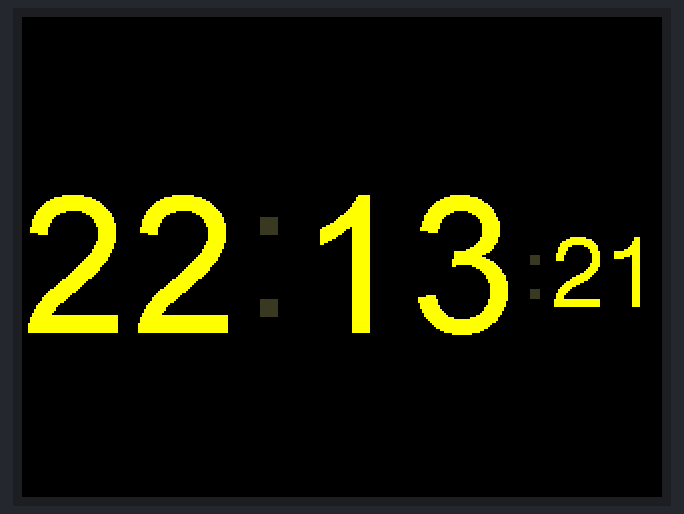
Recording of a sketch running on a simulated ESP32. Parts: 320×240 colour display.

Above: at 1.3 s.
At 5.3 s:
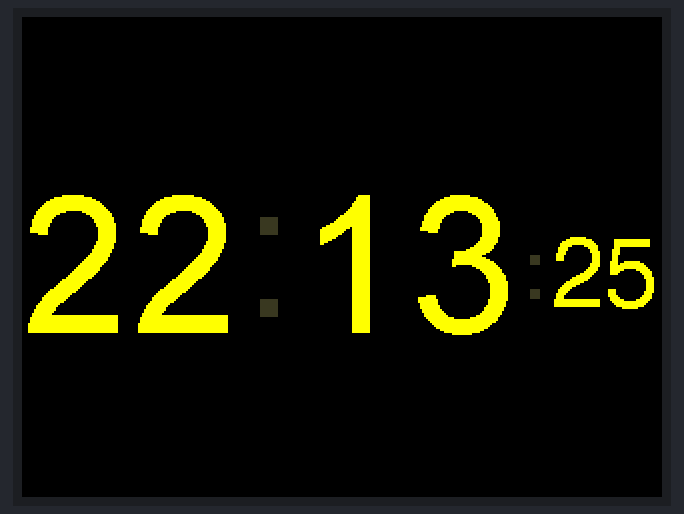
At 10.3 s:
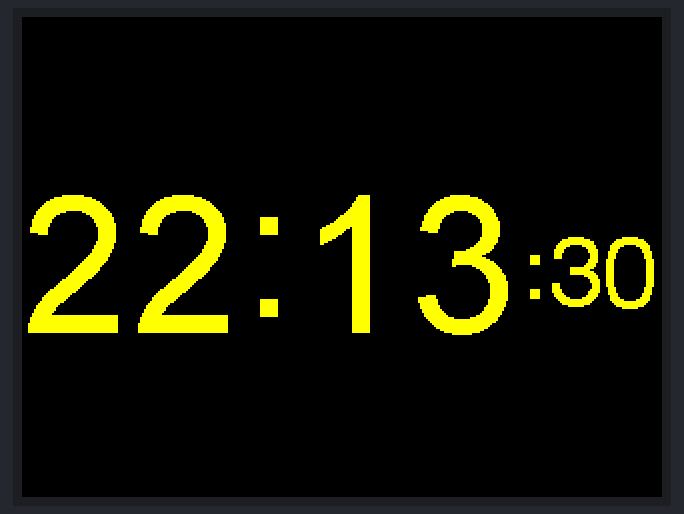
At 19.3 s:
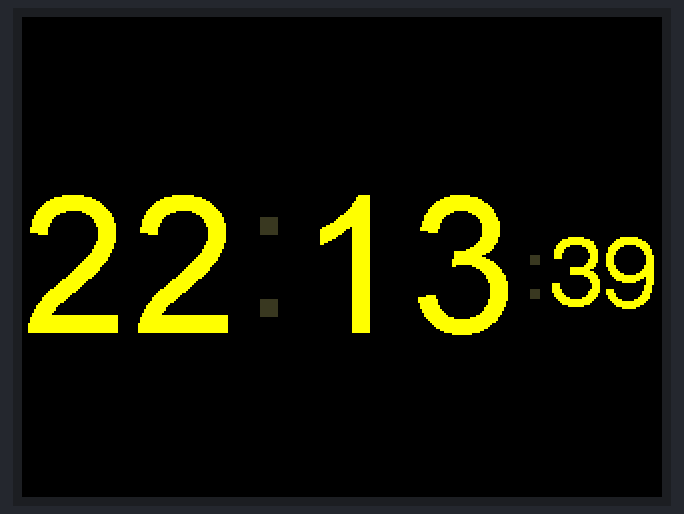
At 28.3 s:
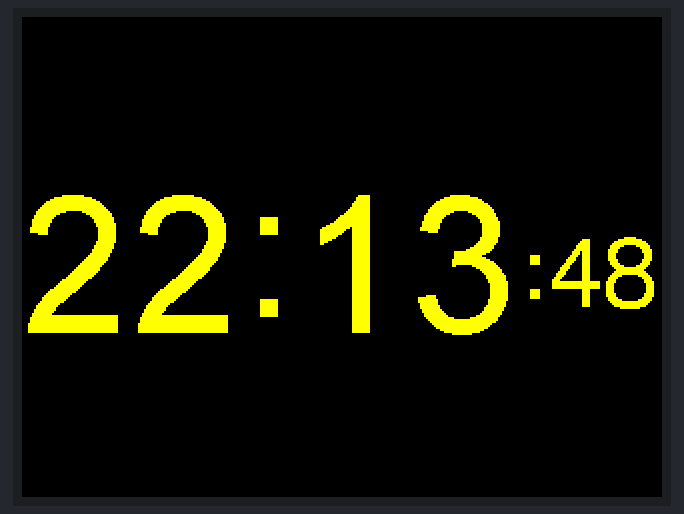
At 38.3 s:
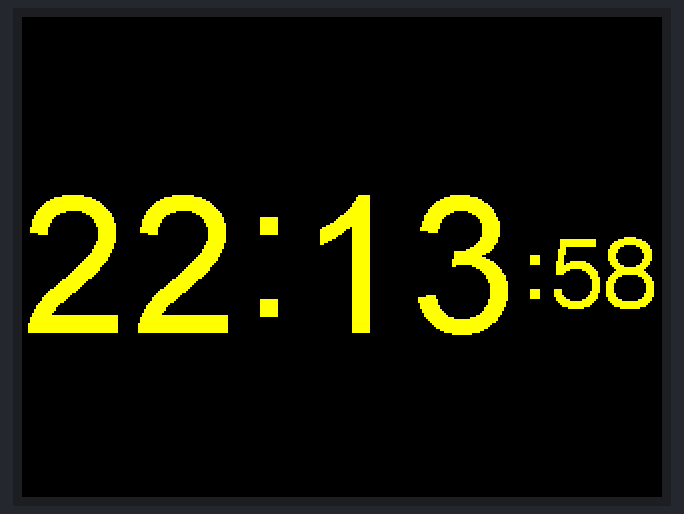

The sketch:

4task2.ino
```cpp
#include <M5Stack.h>


#define TFT_GREY 0x5AEB


uint32_t targetTime = 0;                    // for next 1 second timeout


static uint8_t conv2d(const char* p); // Forward declaration needed for IDE 1.6.x


uint8_t hh = conv2d(__TIME__), mm = conv2d(__TIME__ + 3);
uint8_t ss = conv2d(__TIME__ + 6); // Get H, M, S from compile time


byte omm = 99, oss = 99;
byte xcolon = 0, xsecs = 0;
unsigned int colour = 0;


void setup() {
  //Serial.begin(115200);
  M5.begin();
  // M5.Lcd.setRotation(1);
  M5.Lcd.fillScreen(TFT_BLACK);


  M5.Lcd.setTextSize(1);
  M5.Lcd.setTextColor(TFT_YELLOW, TFT_BLACK);


  targetTime = millis() + 1000;
}


void loop() {
  if (targetTime < millis()) {
    // Set next update for 1 second later
    targetTime = millis() + 1000;


    // Adjust the time values by adding 1 second
    ss++;              // Advance second
    if (ss == 60) {    // Check for roll-over
      ss = 0;          // Reset seconds to zero
      omm = mm;        // Save last minute time for display update
      mm++;            // Advance minute
      if (mm > 59) {   // Check for roll-over
        mm = 0;
        hh++;          // Advance hour
        if (hh > 23) { // Check for 24hr roll-over (could roll-over on13)
          hh = 0;      // 0 for 24 hour clock, set to 1 for 12 hour clock
        }
      }
    }


    //Update digital time
    int xpos = 0;
    int ypos = 85; // Top left corner to clock text, about half way down
    int ysecs = ypos + 24;


    if (omm != mm) { // Redraw hours and minutes time every minute
      omm = mm;
      // Draw hours and minutes
      // Add hours leading zero for 24 hr clock
      if (hh < 10) xpos += M5.Lcd.drawChar('0', xpos, ypos, 8);
      xpos += M5.Lcd.drawNumber(hh, xpos, ypos, 8);             // Draw hours
      xcolon = xpos; // Save colon coord for later to flash on/off later
      xpos += M5.Lcd.drawChar(':', xpos, ypos - 8, 8);
      // Add minutes leading zero
      if (mm < 10) xpos += M5.Lcd.drawChar('0', xpos, ypos, 8);
      xpos += M5.Lcd.drawNumber(mm, xpos, ypos, 8);         // Draw minutes
      xsecs = xpos; // Save seconds 'x' position for later display updates
    }
    if (oss != ss) { // Redraw seconds time every second
      oss = ss;
      xpos = xsecs;


      if (ss % 2) { // Flash the colons on/off
        // Set colour to grey to dim colon
        M5.Lcd.setTextColor(0x39C4, TFT_BLACK);
        M5.Lcd.drawChar(':', xcolon, ypos - 8, 8);     // Hour:minute colon
        xpos += M5.Lcd.drawChar(':', xsecs, ysecs, 6); // Seconds colon
        // Set colour back to yellow
        M5.Lcd.setTextColor(TFT_YELLOW, TFT_BLACK);
      }
      else {
        M5.Lcd.drawChar(':', xcolon, ypos - 8, 8);     // Hour:minute colon
        xpos += M5.Lcd.drawChar(':', xsecs, ysecs, 6); // Seconds colon
      }
      //Draw seconds
      // Add leading zero
      if (ss < 10) xpos += M5.Lcd.drawChar('0', xpos, ysecs, 6);
      M5.Lcd.drawNumber(ss, xpos, ysecs, 6);       // Draw seconds
    }
  }
}


// function to extract number from compile string (don’t need to understand this for now)
static uint8_t conv2d(const char* p) {
  uint8_t v = 0;
  if ('0' <= *p && *p <= '9')
    v = *p - '0';
  return 10 * v + *++p - '0';
}
```

Measured:
- what the display in image 0 shows lasts 0.9 s, from 1.3 s to 2.2 s
